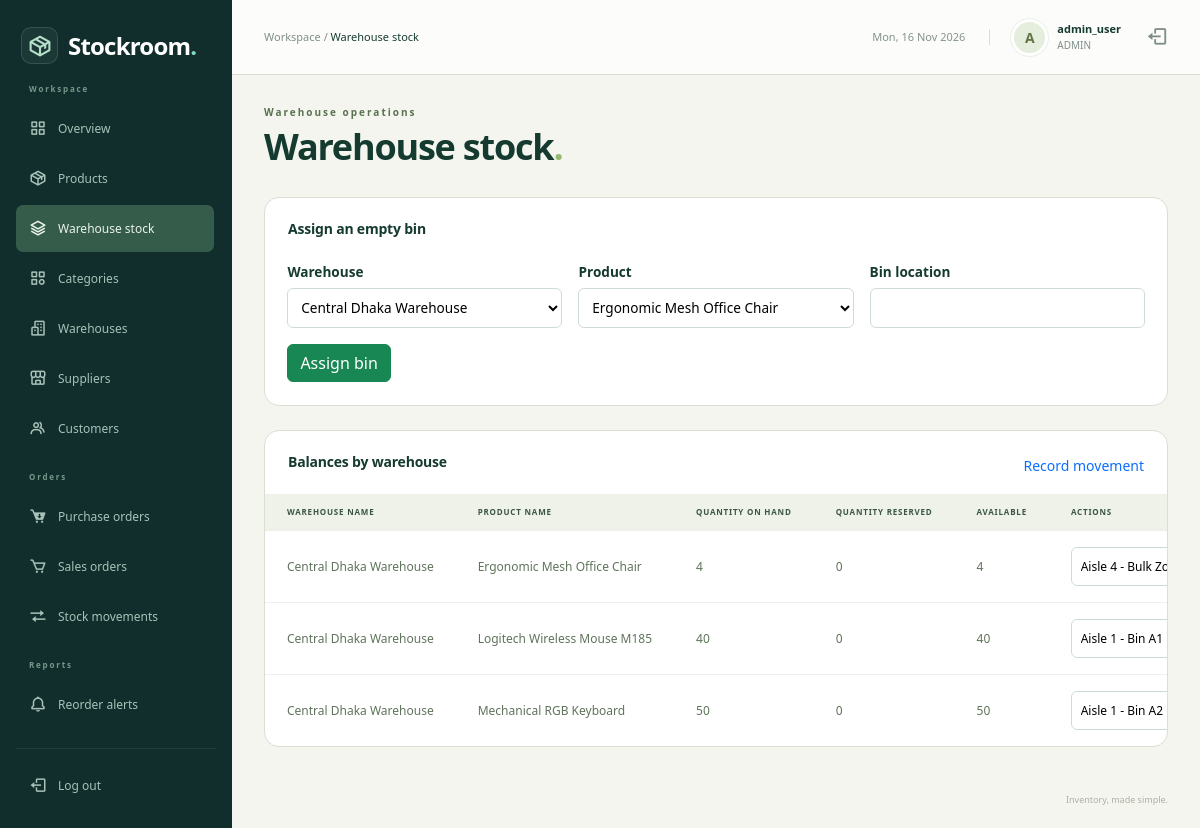
/admin/warehouse_stock.php (signed in), run on the app's committed database.
### tables this page shows
CREATE TABLE `users` (
  `user_id` int NOT NULL,
  `username` varchar(50) NOT NULL,
  `email` varchar(100) NOT NULL,
  `password_hash` varchar(255) NOT NULL,
  `role` enum('ADMIN','MANAGER','STAFF','CUSTOMER') NOT NULL DEFAULT 'STAFF',
  `is_active` tinyint(1) NOT NULL DEFAULT '1',
  `created_at` timestamp NULL DEFAULT CURRENT_TIMESTAMP,
  `customer_id` int DEFAULT NULL
);

CREATE TABLE `warehouse_stock` (
  `warehouse_id` int NOT NULL,
  `product_id` int NOT NULL,
  `quantity_on_hand` int NOT NULL DEFAULT '0',
  `quantity_reserved` int NOT NULL DEFAULT '0',
  `aisle_bin_location` varchar(50) DEFAULT NULL,
  `updated_at` timestamp NULL DEFAULT CURRENT_TIMESTAMP ON UPDATE CURRENT_TIMESTAMP
);

CREATE TABLE `warehouses` (
  `warehouse_id` int NOT NULL,
  `warehouse_code` varchar(20) NOT NULL,
  `warehouse_name` varchar(100) NOT NULL,
  `location_address` text,
  `manager_id` int DEFAULT NULL,
  `is_active` tinyint(1) NOT NULL DEFAULT '1'
);

CREATE TABLE `products` (
  `product_id` int NOT NULL,
  `sku` varchar(50) NOT NULL,
  `barcode` varchar(100) DEFAULT NULL,
  `product_name` varchar(200) NOT NULL,
  `category_id` int DEFAULT NULL,
  `preferred_supplier_id` int DEFAULT NULL,
  `unit_of_measure` varchar(20) NOT NULL DEFAULT 'pcs',
  `cost_price` decimal(12,2) NOT NULL DEFAULT '0.00',
  `selling_price` decimal(12,2) NOT NULL DEFAULT '0.00',
  `tax_rate` decimal(5,2) NOT NULL DEFAULT '0.00',
  `reorder_point` int NOT NULL DEFAULT '10',
  `reorder_quantity` int NOT NULL DEFAULT '50',
  `is_active` tinyint(1) NOT NULL DEFAULT '1',
  `created_at` timestamp NULL DEFAULT CURRENT_TIMESTAMP,
  `updated_at` timestamp NULL DEFAULT CURRENT_TIMESTAMP ON UPDATE CURRENT_TIMESTAMP
);

### admin/warehouse_stock.php (called while the page is built, shortened)
<?php
$pageTitle = 'Warehouse stock';
require '../includes/auth.php';
$manager = true;
$sql = "SELECT warehouse_stock.*, warehouses.warehouse_name, products.product_name,
               warehouse_stock.quantity_on_hand - warehouse_stock.quantity_reserved AS available
        FROM warehouse_stock
        JOIN warehouses USING(warehouse_id)
        JOIN products USING(product_id)
        ORDER BY warehouses.warehouse_name, products.product_name";
$rows = mysqli_query($conn, $sql);
include '../includes/workspace.php';
include '../templates/warehouse_stock.php';
include '../includes/end.php';

### includes/auth.php (called while the page is built, shortened)
<?php
$user_id = $_SESSION['user_id'];
require_once __DIR__ . '/../config/db.php';
$sql = "SELECT user_id, username, role, customer_id FROM users WHERE user_id=$user_id AND is_active=1";
$users = mysqli_query($conn, $sql);
$account = mysqli_fetch_assoc($users);

### templates/warehouse_stock.php (the view, shortened to what this page needs)
<?php if ($manager) { ?><section class="surface records-surface"><div class="section-heading"><h2>Assign an empty bin</h2></div><form method="post" class="module-form"><div class="fields">
<label class="field">Warehouse<select name="warehouse_id"><?php $choices = mysqli_query($conn, "SELECT warehouse_id id,warehouse_name label FROM warehouses WHERE is_active=1 ORDER BY warehouse_name"); ?>
                <?php while ($choice = mysqli_fetch_assoc($choices)) { ?>
                    <option value="<?php echo $choice['id']; ?>" <?php if ($choice['id'] == '') {
                        echo 'selected';
                    } ?>><?php echo htmlspecialchars($choice['label']); ?></option>
                <?php } ?></select></label>
<label class="field">Product<select name="product_id"><?php $choices = mysqli_query($conn, "SELECT product_id id,product_name label FROM products WHERE is_active=1 ORDER BY product_name"); ?>
                <?php while ($choice = mysqli_fetch_assoc($choices)) { ?>
                    <option value="<?php echo $choice['id']; ?>" <?php if ($choice['id'] == '') {
                        echo 'selected';
                    } ?>><?php echo htmlspecialchars($choice['label']); ?></option>
                <?php } ?></select></label>
<label class="field">Bin location<input name="bin" maxlength="50" required></label></div><div class="actions"><button class="btn btn-success" name="action" value="create">Assign bin</button></div></form></section><?php } ?>
<section class="surface records-surface"><div class="section-heading"><h2>Balances by warehouse</h2><a href="stock_movements.php">Record movement</a></div>
<div class="table-responsive"><table class="table inventory-table records-table">
<thead><tr><th>Warehouse name</th><th>Product name</th><th>Quantity on hand</th><th>Quantity reserved</th><th>Available</th><th>Actions</th></tr></thead>
<tbody>
<?php while ($row = mysqli_fetch_assoc($rows)) { ?>
<tr>
    <td><?php echo htmlspecialchars($row['warehouse_name']); ?></td>
    <td><?php echo htmlspecialchars($row['product_name']); ?></td>
    <td><?php echo htmlspecialchars($row['quantity_on_hand']); ?></td>
    <td><?php echo htmlspecialchars($row['quantity_reserved']); ?></td>
    <td><?php echo htmlspecialchars($row['available']); ?></td>
    <td><form method="post" class="inline-form">
<input aria-label="Bin location" name="bin" maxlength="50" value="<?php if (isset($row['aisle_bin_location'])) { echo htmlspecialchars($row['aisle_bin_location']); } ?>">
<?php
$can_remove = false;
if ($can_remove) { ?><button class="btn btn-sm btn-link" name="action" value="delete">Remove</button><?php } ?></form></td>
</tr>
<?php } ?>
</tbody></table></div>
</section>

### includes/topbar.php (shortened to what this page needs)
<header class="topbar">
    <div class="d-flex align-items-center gap-3">
        <span class="breadcrumb-label">Workspace / <strong><?php echo htmlspecialchars($pageTitle); ?></strong></span>
    </div>
    <div class="topbar-account">
        <span class="topbar-date"><?php echo date('D, d M Y'); ?></span>
        <a class="account-link" href="dashboard.php">
            <span class="avatar"><?php echo htmlspecialchars(substr($account['username'], 0, 1)); ?></span>
            <div><strong><?php echo htmlspecialchars($account['username']); ?></strong><small><?php echo htmlspecialchars($account['role']); ?></small></div>
        </a>
        <a href="logout.php" class="topbar-logout" aria-label="Log out"><i class="bx bx-log-out" aria-hidden="true"></i></a>
    </div>
</header>

### assets/css/admin.css (style rules this page uses)
:root { --navy: #142c38; --teal: #137e73; --ink: #213640; --muted: #74818b; --line: #e7ecef; }
* { box-sizing: border-box; }
body { margin: 0; font-family: 'Segoe UI', Arial, sans-serif; font-size: 14px; color: var(--ink); background: #f5f7f9; }
a { text-decoration: none; }
button, a, input { -webkit-tap-highlight-color: transparent; }
.topbar { height: 82px; margin-left: 240px; padding: 0 38px; background: #fff; border-bottom: 1px solid var(--line); display: flex; align-items: center; justify-content: space-between; gap: 15px; }
.breadcrumb-label { color: var(--muted); font-size: 13px; }
.breadcrumb-label strong { color: var(--ink); font-weight: 500; }
.topbar-account { display: flex; align-items: center; gap: 11px; }
.topbar-account strong { display: block; font-weight: 600; font-size: 13px; }
.topbar-account small { color: var(--muted); font-size: 11px; display: block; }
.avatar { display: inline-grid; place-items: center; width: 37px; height: 37px; border-radius: 50%; background: #e2f1eb; color: #287864; font-weight: 700; text-transform: uppercase; }
.topbar-logout { color: var(--muted); font-size: 22px; margin-left: 14px; }
.inventory-table { font-size: 12px; margin-bottom: 0; }
.inventory-table thead th { color: #7c8991; font-size: 10px; text-transform: uppercase; letter-spacing: .6px; font-weight: 600; background: #fafbfc; padding: 13px 22px; border-color: var(--line); white-space: nowrap; }
.inventory-table td { padding: 20px 22px; border-color: var(--line); vertical-align: middle; color: #61727d; }
.inventory-table tr:last-child td { border: 0; }

### assets/css/dashboard.css (style rules this page uses)
.workspace-page { --navy: #112e2d; --teal: #278575; --ink: #243c39; --muted: #7f8d89; --line: #e6ebe7; background: #f5f6f3; }
.workspace-page .topbar { margin-left: 232px; height: 75px; padding: 0 32px; background: #ffffffc9; }
.workspace-page .breadcrumb-label { font-size: 11px; }
.topbar-date { color: #83938a; font-size: 11px; padding-right: 24px; border-right: 1px solid var(--line); margin-right: 10px; }
.account-link { display: flex; gap: 9px; align-items: center; color: var(--ink); }
.workspace-page .avatar { background: #e5eddd; color: #617447; border: 3px solid #fff; outline: 1px solid #e9eee7; }
.workspace-page .topbar-account strong { font-size: 11px; }
.workspace-page .topbar-account small { font-size: 10px; }
.surface { background: #fff; border: 1px solid var(--line); border-radius: 12px; min-width: 0; }
.section-heading { display: flex; align-items: center; justify-content: space-between; gap: 15px; padding: 23px 23px 17px; }
.section-heading h2 { font-size: 14px; font-weight: 650; margin: 0 0 7px; letter-spacing: -.2px; }
.workspace-page .inventory-table { font-size: 10px; }
.workspace-page .inventory-table thead th { background: #f8faf6; color: #9aa593; border-color: #edf0e9; font-size: 8px; padding: 12px 22px; letter-spacing: .8px; }
.workspace-page .inventory-table td { padding: 16px 22px; border-color: #eff2eb; color: #748270; }
.records-table { min-width: 700px; }
.workspace-page .records-table td { max-width: 280px; min-width: 90px; overflow-wrap: anywhere; font-size: 11px; line-height: 1.6; }
.workspace-page .records-table th { font-size: 9px; }
.workspace-page .records-table { width: max-content; min-width: 100%; }
.workspace-page .table-responsive { position: relative; }
.workspace-page .records-table td { white-space: nowrap; overflow-wrap: normal; font-size: 12px; color: #5f745b; }

### assets/css/modules.css (style rules this page uses)
.records-surface { margin-bottom: 1.5rem; }
.module-form { padding: 0 1.4rem 1.4rem; }
.fields,.metrics,.quick-links { display:grid;grid-template-columns:repeat(auto-fit,minmax(min(100%,190px),1fr));gap:1rem; }
.field { display:grid;align-content:start;gap:.35rem;font-size:.85rem;font-weight:600; }
.field input,.field select,.field textarea,.inline-form input { width:100%;min-width:0;border:1px solid #cedbd2;border-radius:6px;background:white;padding:.55rem; }
.actions,.inline-form { display:flex;align-items:center;flex-wrap:wrap;gap:.65rem; }
.actions { margin-top:1rem; }
.inline-form { display:inline-flex; }
.inline-form input { max-width:9rem; }
.records-table td { vertical-align:middle; }
.workspace-page { --ink: #153a30; --line: #d9dfd3; background: #f4f5ef; }
.workspace-page .records-surface { border-radius: 15px; border: 1px solid var(--line); overflow: hidden; }
.workspace-page .records-table thead th { background: #eef2e8; color: #3c5447; }

### data on the page
users: username "A", username "admin_user", role "ADMIN"
warehouse_stock: warehouse.warehouse_name "Central Dhaka Warehouse", product.product_name "Ergonomic Mesh Office Chair", quantity_on_hand "4", quantity_reserved "0", available "4", bin "Aisle 4 - Bulk Zone"
warehouse_stock: warehouse.warehouse_name "Central Dhaka Warehouse", product.product_name "Logitech Wireless Mouse M185", quantity_on_hand "40", quantity_reserved "0", available "40", bin "Aisle 1 - Bin A1"
warehouse_stock: warehouse.warehouse_name "Central Dhaka Warehouse", product.product_name "Mechanical RGB Keyboard", quantity_on_hand "50", quantity_reserved "0", available "50", bin "Aisle 1 - Bin A2"

### other printed values
$pageTitle "Warehouse stock"
$section "Warehouse operations"
form field warehouse_id "Central Dhaka Warehouse"
form field product_id "Ergonomic Mesh Office Chair"
